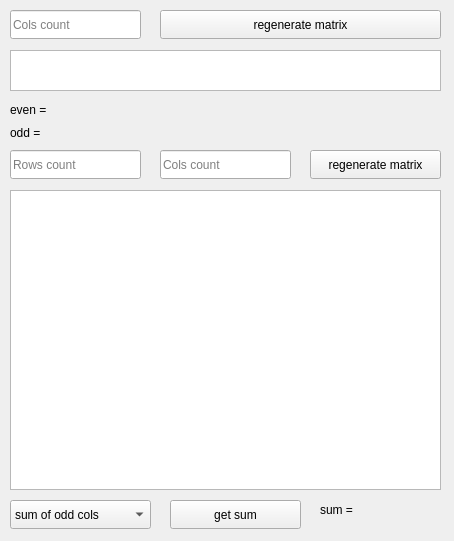
<?xml version="1.0" encoding="UTF-8"?>
<ui version="4.0">
 <class>Task2</class>
 <widget class="QMainWindow" name="Task2">
  <property name="geometry">
   <rect>
    <x>0</x>
    <y>0</y>
    <width>454</width>
    <height>541</height>
   </rect>
  </property>
  <property name="windowTitle">
   <string>MainWindow</string>
  </property>
  <widget class="QWidget" name="centralwidget">
   <widget class="QTableWidget" name="matrix1">
    <property name="geometry">
     <rect>
      <x>10</x>
      <y>50</y>
      <width>431</width>
      <height>41</height>
     </rect>
    </property>
    <property name="rowCount">
     <number>1</number>
    </property>
    <attribute name="horizontalHeaderVisible">
     <bool>false</bool>
    </attribute>
    <attribute name="verticalHeaderVisible">
     <bool>false</bool>
    </attribute>
    <row/>
   </widget>
   <widget class="QPushButton" name="regenerateMatrix1PushButton">
    <property name="geometry">
     <rect>
      <x>160</x>
      <y>10</y>
      <width>281</width>
      <height>29</height>
     </rect>
    </property>
    <property name="text">
     <string>regenerate matrix</string>
    </property>
   </widget>
   <widget class="QLineEdit" name="matrix1ColsLineEdit">
    <property name="geometry">
     <rect>
      <x>10</x>
      <y>10</y>
      <width>131</width>
      <height>29</height>
     </rect>
    </property>
    <property name="placeholderText">
     <string>Cols count</string>
    </property>
   </widget>
   <widget class="QLabel" name="evenElemsLabel">
    <property name="geometry">
     <rect>
      <x>10</x>
      <y>100</y>
      <width>441</width>
      <height>20</height>
     </rect>
    </property>
    <property name="text">
     <string>even = </string>
    </property>
   </widget>
   <widget class="QLabel" name="oddElemsLabel">
    <property name="geometry">
     <rect>
      <x>10</x>
      <y>123</y>
      <width>441</width>
      <height>20</height>
     </rect>
    </property>
    <property name="text">
     <string>odd = </string>
    </property>
   </widget>
   <widget class="QLineEdit" name="matrix2RowsLineEdit">
    <property name="geometry">
     <rect>
      <x>10</x>
      <y>150</y>
      <width>131</width>
      <height>29</height>
     </rect>
    </property>
    <property name="placeholderText">
     <string>Rows count</string>
    </property>
   </widget>
   <widget class="QPushButton" name="regenerateMatrix2PushButton">
    <property name="geometry">
     <rect>
      <x>310</x>
      <y>150</y>
      <width>131</width>
      <height>29</height>
     </rect>
    </property>
    <property name="text">
     <string>regenerate matrix</string>
    </property>
   </widget>
   <widget class="QLineEdit" name="matrix2ColsLineEdit">
    <property name="geometry">
     <rect>
      <x>160</x>
      <y>150</y>
      <width>131</width>
      <height>29</height>
     </rect>
    </property>
    <property name="placeholderText">
     <string>Cols count</string>
    </property>
   </widget>
   <widget class="QTableWidget" name="matrix2">
    <property name="geometry">
     <rect>
      <x>10</x>
      <y>190</y>
      <width>431</width>
      <height>300</height>
     </rect>
    </property>
    <property name="rowCount">
     <number>0</number>
    </property>
    <attribute name="verticalHeaderVisible">
     <bool>true</bool>
    </attribute>
   </widget>
   <widget class="QComboBox" name="matrix2SumTypeComboBox">
    <property name="geometry">
     <rect>
      <x>10</x>
      <y>500</y>
      <width>141</width>
      <height>29</height>
     </rect>
    </property>
    <item>
     <property name="text">
      <string>sum of odd cols</string>
     </property>
    </item>
    <item>
     <property name="text">
      <string>sum of even cols</string>
     </property>
    </item>
   </widget>
   <widget class="QPushButton" name="getMatrix2SumPushButton">
    <property name="geometry">
     <rect>
      <x>170</x>
      <y>500</y>
      <width>131</width>
      <height>29</height>
     </rect>
    </property>
    <property name="text">
     <string>get sum</string>
    </property>
   </widget>
   <widget class="QLabel" name="matrix2SumLabel">
    <property name="geometry">
     <rect>
      <x>320</x>
      <y>500</y>
      <width>131</width>
      <height>20</height>
     </rect>
    </property>
    <property name="text">
     <string>sum = </string>
    </property>
   </widget>
  </widget>
 </widget>
 <tabstops>
  <tabstop>matrix1ColsLineEdit</tabstop>
  <tabstop>regenerateMatrix1PushButton</tabstop>
  <tabstop>matrix1</tabstop>
  <tabstop>matrix2RowsLineEdit</tabstop>
  <tabstop>matrix2ColsLineEdit</tabstop>
  <tabstop>regenerateMatrix2PushButton</tabstop>
  <tabstop>matrix2</tabstop>
  <tabstop>matrix2SumTypeComboBox</tabstop>
  <tabstop>getMatrix2SumPushButton</tabstop>
 </tabstops>
 <resources/>
 <connections/>
</ui>
